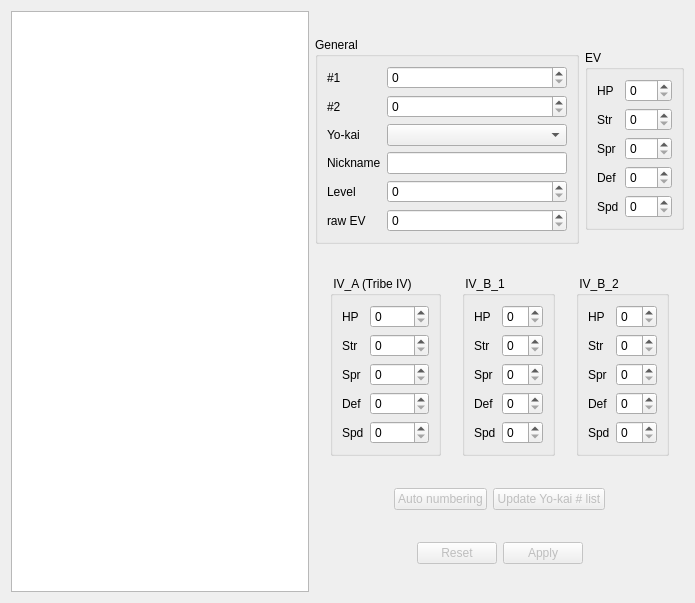
<?xml version="1.0" encoding="UTF-8"?>
<ui version="4.0">
 <class>YoukaiTab</class>
 <widget class="QWidget" name="YoukaiTab">
  <property name="geometry">
   <rect>
    <x>0</x>
    <y>0</y>
    <width>695</width>
    <height>603</height>
   </rect>
  </property>
  <property name="windowTitle">
   <string notr="true">Form</string>
  </property>
  <layout class="QHBoxLayout" name="horizontalLayout_5">
   <item>
    <widget class="QListWidget" name="listWidget">
     <property name="minimumSize">
      <size>
       <width>200</width>
       <height>0</height>
      </size>
     </property>
    </widget>
   </item>
   <item>
    <layout class="QVBoxLayout" name="verticalLayout">
     <item>
      <layout class="QHBoxLayout" name="horizontalLayout_2">
       <item>
        <widget class="QGroupBox" name="groupBox_4">
         <property name="title">
          <string>General</string>
         </property>
         <layout class="QHBoxLayout" name="horizontalLayout_4">
          <item>
           <layout class="QFormLayout" name="formLayout">
            <item row="4" column="0">
             <widget class="QLabel" name="label_3">
              <property name="text">
               <string>Yo-kai</string>
              </property>
             </widget>
            </item>
            <item row="4" column="1">
             <widget class="QComboBox" name="youkaiCB">
              <property name="minimumSize">
               <size>
                <width>180</width>
                <height>0</height>
               </size>
              </property>
             </widget>
            </item>
            <item row="6" column="0">
             <widget class="QLabel" name="label_4">
              <property name="text">
               <string>Nickname</string>
              </property>
             </widget>
            </item>
            <item row="6" column="1">
             <widget class="QLineEdit" name="nicknameEdit">
              <property name="minimumSize">
               <size>
                <width>170</width>
                <height>0</height>
               </size>
              </property>
             </widget>
            </item>
            <item row="7" column="0">
             <widget class="QLabel" name="label_7">
              <property name="text">
               <string>Level</string>
              </property>
             </widget>
            </item>
            <item row="7" column="1">
             <widget class="QSpinBox" name="levelSB">
              <property name="minimum">
               <number>0</number>
              </property>
              <property name="maximum">
               <number>255</number>
              </property>
             </widget>
            </item>
            <item row="8" column="0">
             <widget class="QLabel" name="label_10">
              <property name="text">
               <string>raw EV</string>
              </property>
             </widget>
            </item>
            <item row="8" column="1">
             <widget class="QSpinBox" name="evSB">
              <property name="maximum">
               <number>999999</number>
              </property>
             </widget>
            </item>
            <item row="2" column="0">
             <widget class="QLabel" name="label">
              <property name="text">
               <string>#1</string>
              </property>
             </widget>
            </item>
            <item row="2" column="1">
             <widget class="QSpinBox" name="num1SB">
              <property name="maximum">
               <number>65535</number>
              </property>
             </widget>
            </item>
            <item row="3" column="0">
             <widget class="QLabel" name="label_2">
              <property name="text">
               <string>#2</string>
              </property>
             </widget>
            </item>
            <item row="3" column="1">
             <widget class="QSpinBox" name="num2SB">
              <property name="maximum">
               <number>65535</number>
              </property>
             </widget>
            </item>
           </layout>
          </item>
         </layout>
        </widget>
       </item>
       <item>
        <widget class="QGroupBox" name="groupBox_5">
         <property name="sizePolicy">
          <sizepolicy hsizetype="Fixed" vsizetype="Fixed">
           <horstretch>0</horstretch>
           <verstretch>0</verstretch>
          </sizepolicy>
         </property>
         <property name="title">
          <string>EV</string>
         </property>
         <layout class="QVBoxLayout" name="verticalLayout_9">
          <item>
           <layout class="QFormLayout" name="formLayout_4">
            <item row="0" column="0">
             <widget class="QLabel" name="label_22">
              <property name="text">
               <string>HP</string>
              </property>
             </widget>
            </item>
            <item row="0" column="1">
             <widget class="QSpinBox" name="EV_HPSB">
              <property name="maximum">
               <number>127</number>
              </property>
             </widget>
            </item>
            <item row="1" column="0">
             <widget class="QLabel" name="label_23">
              <property name="text">
               <string>Str</string>
              </property>
             </widget>
            </item>
            <item row="1" column="1">
             <widget class="QSpinBox" name="EV_StrSB">
              <property name="maximum">
               <number>127</number>
              </property>
             </widget>
            </item>
            <item row="2" column="0">
             <widget class="QLabel" name="label_24">
              <property name="text">
               <string>Spr</string>
              </property>
             </widget>
            </item>
            <item row="2" column="1">
             <widget class="QSpinBox" name="EV_SprSB">
              <property name="maximum">
               <number>127</number>
              </property>
             </widget>
            </item>
            <item row="3" column="0">
             <widget class="QLabel" name="label_25">
              <property name="text">
               <string>Def</string>
              </property>
             </widget>
            </item>
            <item row="3" column="1">
             <widget class="QSpinBox" name="EV_DefSB">
              <property name="maximum">
               <number>127</number>
              </property>
             </widget>
            </item>
            <item row="4" column="0">
             <widget class="QLabel" name="label_26">
              <property name="text">
               <string>Spd</string>
              </property>
             </widget>
            </item>
            <item row="4" column="1">
             <widget class="QSpinBox" name="EV_SpdSB">
              <property name="maximum">
               <number>127</number>
              </property>
             </widget>
            </item>
           </layout>
          </item>
         </layout>
        </widget>
       </item>
      </layout>
     </item>
     <item>
      <layout class="QHBoxLayout" name="horizontalLayout">
       <item>
        <widget class="QGroupBox" name="groupBox">
         <property name="sizePolicy">
          <sizepolicy hsizetype="Fixed" vsizetype="Fixed">
           <horstretch>0</horstretch>
           <verstretch>0</verstretch>
          </sizepolicy>
         </property>
         <property name="title">
          <string> IV_A (Tribe IV)</string>
         </property>
         <layout class="QVBoxLayout" name="verticalLayout_6">
          <item>
           <layout class="QFormLayout" name="formLayout_2">
            <item row="0" column="0">
             <widget class="QLabel" name="label_5">
              <property name="text">
               <string>HP</string>
              </property>
             </widget>
            </item>
            <item row="0" column="1">
             <widget class="QSpinBox" name="IVA_HPSB">
              <property name="maximum">
               <number>127</number>
              </property>
             </widget>
            </item>
            <item row="1" column="0">
             <widget class="QLabel" name="label_6">
              <property name="text">
               <string>Str</string>
              </property>
             </widget>
            </item>
            <item row="1" column="1">
             <widget class="QSpinBox" name="IVA_StrSB">
              <property name="maximum">
               <number>127</number>
              </property>
             </widget>
            </item>
            <item row="2" column="0">
             <widget class="QLabel" name="label_8">
              <property name="text">
               <string>Spr</string>
              </property>
             </widget>
            </item>
            <item row="2" column="1">
             <widget class="QSpinBox" name="IVA_SprSB">
              <property name="maximum">
               <number>127</number>
              </property>
             </widget>
            </item>
            <item row="3" column="0">
             <widget class="QLabel" name="label_9">
              <property name="text">
               <string>Def</string>
              </property>
             </widget>
            </item>
            <item row="3" column="1">
             <widget class="QSpinBox" name="IVA_DefSB">
              <property name="maximum">
               <number>127</number>
              </property>
             </widget>
            </item>
            <item row="4" column="0">
             <widget class="QLabel" name="label_11">
              <property name="text">
               <string>Spd</string>
              </property>
             </widget>
            </item>
            <item row="4" column="1">
             <widget class="QSpinBox" name="IVA_SpdSB">
              <property name="maximum">
               <number>127</number>
              </property>
             </widget>
            </item>
           </layout>
          </item>
         </layout>
        </widget>
       </item>
       <item>
        <widget class="QGroupBox" name="groupBox_2">
         <property name="sizePolicy">
          <sizepolicy hsizetype="Fixed" vsizetype="Fixed">
           <horstretch>0</horstretch>
           <verstretch>0</verstretch>
          </sizepolicy>
         </property>
         <property name="title">
          <string> IV_B_1</string>
         </property>
         <layout class="QVBoxLayout" name="verticalLayout_7">
          <item>
           <layout class="QFormLayout" name="formLayout_3">
            <item row="0" column="0">
             <widget class="QLabel" name="label_12">
              <property name="text">
               <string>HP</string>
              </property>
             </widget>
            </item>
            <item row="0" column="1">
             <widget class="QSpinBox" name="IVB1_HPSB">
              <property name="maximum">
               <number>15</number>
              </property>
             </widget>
            </item>
            <item row="1" column="0">
             <widget class="QLabel" name="label_13">
              <property name="text">
               <string>Str</string>
              </property>
             </widget>
            </item>
            <item row="1" column="1">
             <widget class="QSpinBox" name="IVB1_StrSB">
              <property name="maximum">
               <number>15</number>
              </property>
             </widget>
            </item>
            <item row="2" column="0">
             <widget class="QLabel" name="label_14">
              <property name="text">
               <string>Spr</string>
              </property>
             </widget>
            </item>
            <item row="2" column="1">
             <widget class="QSpinBox" name="IVB1_SprSB">
              <property name="maximum">
               <number>15</number>
              </property>
             </widget>
            </item>
            <item row="3" column="0">
             <widget class="QLabel" name="label_15">
              <property name="text">
               <string>Def</string>
              </property>
             </widget>
            </item>
            <item row="3" column="1">
             <widget class="QSpinBox" name="IVB1_DefSB">
              <property name="maximum">
               <number>15</number>
              </property>
             </widget>
            </item>
            <item row="4" column="0">
             <widget class="QLabel" name="label_16">
              <property name="text">
               <string>Spd</string>
              </property>
             </widget>
            </item>
            <item row="4" column="1">
             <widget class="QSpinBox" name="IVB1_SpdSB">
              <property name="maximum">
               <number>15</number>
              </property>
             </widget>
            </item>
           </layout>
          </item>
         </layout>
        </widget>
       </item>
       <item>
        <widget class="QGroupBox" name="groupBox_3">
         <property name="sizePolicy">
          <sizepolicy hsizetype="Fixed" vsizetype="Fixed">
           <horstretch>0</horstretch>
           <verstretch>0</verstretch>
          </sizepolicy>
         </property>
         <property name="title">
          <string> IV_B_2</string>
         </property>
         <layout class="QVBoxLayout" name="verticalLayout_8">
          <item>
           <layout class="QFormLayout" name="formLayout_5">
            <item row="0" column="0">
             <widget class="QLabel" name="label_17">
              <property name="text">
               <string>HP</string>
              </property>
             </widget>
            </item>
            <item row="0" column="1">
             <widget class="QSpinBox" name="IVB2_HPSB">
              <property name="maximum">
               <number>15</number>
              </property>
             </widget>
            </item>
            <item row="1" column="0">
             <widget class="QLabel" name="label_18">
              <property name="text">
               <string>Str</string>
              </property>
             </widget>
            </item>
            <item row="1" column="1">
             <widget class="QSpinBox" name="IVB2_StrSB">
              <property name="maximum">
               <number>15</number>
              </property>
             </widget>
            </item>
            <item row="2" column="0">
             <widget class="QLabel" name="label_19">
              <property name="text">
               <string>Spr</string>
              </property>
             </widget>
            </item>
            <item row="2" column="1">
             <widget class="QSpinBox" name="IVB2_SprSB">
              <property name="maximum">
               <number>15</number>
              </property>
             </widget>
            </item>
            <item row="3" column="0">
             <widget class="QLabel" name="label_20">
              <property name="text">
               <string>Def</string>
              </property>
             </widget>
            </item>
            <item row="3" column="1">
             <widget class="QSpinBox" name="IVB2_DefSB">
              <property name="maximum">
               <number>15</number>
              </property>
             </widget>
            </item>
            <item row="4" column="0">
             <widget class="QLabel" name="label_21">
              <property name="text">
               <string>Spd</string>
              </property>
             </widget>
            </item>
            <item row="4" column="1">
             <widget class="QSpinBox" name="IVB2_SpdSB">
              <property name="maximum">
               <number>15</number>
              </property>
             </widget>
            </item>
           </layout>
          </item>
         </layout>
        </widget>
       </item>
      </layout>
     </item>
     <item>
      <layout class="QHBoxLayout" name="horizontalLayout_8">
       <item>
        <spacer name="horizontalSpacer_3">
         <property name="orientation">
          <enum>Qt::Horizontal</enum>
         </property>
         <property name="sizeHint" stdset="0">
          <size>
           <width>40</width>
           <height>20</height>
          </size>
         </property>
        </spacer>
       </item>
       <item>
        <widget class="QPushButton" name="autoNumberingButton">
         <property name="enabled">
          <bool>false</bool>
         </property>
         <property name="text">
          <string>Auto numbering</string>
         </property>
        </widget>
       </item>
       <item>
        <widget class="QPushButton" name="youkaiNumApplyB">
         <property name="enabled">
          <bool>false</bool>
         </property>
         <property name="text">
          <string>Update Yo-kai # list</string>
         </property>
        </widget>
       </item>
       <item>
        <spacer name="horizontalSpacer_4">
         <property name="orientation">
          <enum>Qt::Horizontal</enum>
         </property>
         <property name="sizeHint" stdset="0">
          <size>
           <width>40</width>
           <height>20</height>
          </size>
         </property>
        </spacer>
       </item>
      </layout>
     </item>
     <item>
      <layout class="QHBoxLayout" name="horizontalLayout_3">
       <item>
        <spacer name="horizontalSpacer">
         <property name="orientation">
          <enum>Qt::Horizontal</enum>
         </property>
         <property name="sizeHint" stdset="0">
          <size>
           <width>40</width>
           <height>20</height>
          </size>
         </property>
        </spacer>
       </item>
       <item>
        <widget class="QPushButton" name="resetButton">
         <property name="enabled">
          <bool>false</bool>
         </property>
         <property name="text">
          <string>Reset</string>
         </property>
        </widget>
       </item>
       <item>
        <widget class="QPushButton" name="applyButton">
         <property name="enabled">
          <bool>false</bool>
         </property>
         <property name="text">
          <string>Apply</string>
         </property>
        </widget>
       </item>
       <item>
        <spacer name="horizontalSpacer_2">
         <property name="orientation">
          <enum>Qt::Horizontal</enum>
         </property>
         <property name="sizeHint" stdset="0">
          <size>
           <width>40</width>
           <height>20</height>
          </size>
         </property>
        </spacer>
       </item>
      </layout>
     </item>
    </layout>
   </item>
  </layout>
 </widget>
 <resources/>
 <connections/>
</ui>
